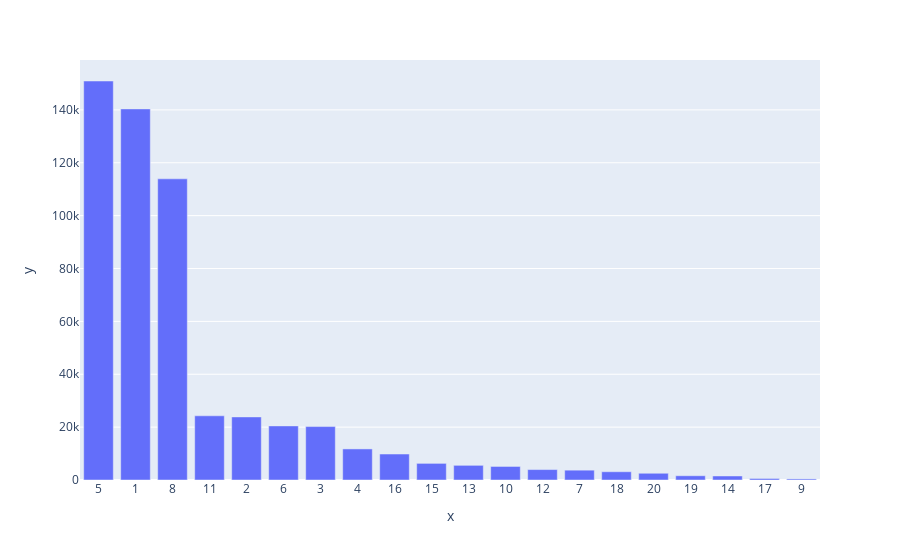

Notebook cell for this chart:
### Code cell
sold_product_category = sold_product_category.sort_values(ascending=False)
x_axis = (sold_product_category.index.values).astype(str)

fig = px.bar(sold_product_category, x=x_axis, y=sold_product_category.values)
fig.show()

### Figure 1 — Plotly figure (JSON) as saved in the notebook; plotly's stock layout.template omitted (floating-point values rounded to 4 significant figures)
{"data": [{"alignmentgroup": "True", "hovertemplate": "x=%{x}<br>y=%{y}<extra></extra>", "legendgroup": "", "marker": {"color": "#636efa", "pattern": {"shape": ""}}, "name": "", "offsetgroup": "", "orientation": "v", "showlegend": false, "textposition": "auto", "type": "bar", "x": ["5", "1", "8", "11", "2", "6", "3", "4", "16", "15", "13", "10", "12", "7", "18", "20", "19", "14", "17", "9"], "xaxis": "x", "y": [150933, 140378, 113925, 24287, 23864, 20466, 20213, 11753, 9828, 6290, 5549, 5125, 3947, 3721, 3125, 2550, 1603, 1523, 578, 410], "yaxis": "y"}], "layout": {"barmode": "relative", "legend": {"tracegroupgap": 0}, "margin": {"t": 60}, "xaxis": {"anchor": "y", "domain": [0, 1], "title": {"text": "x"}}, "yaxis": {"anchor": "x", "domain": [0, 1], "title": {"text": "y"}}}}
